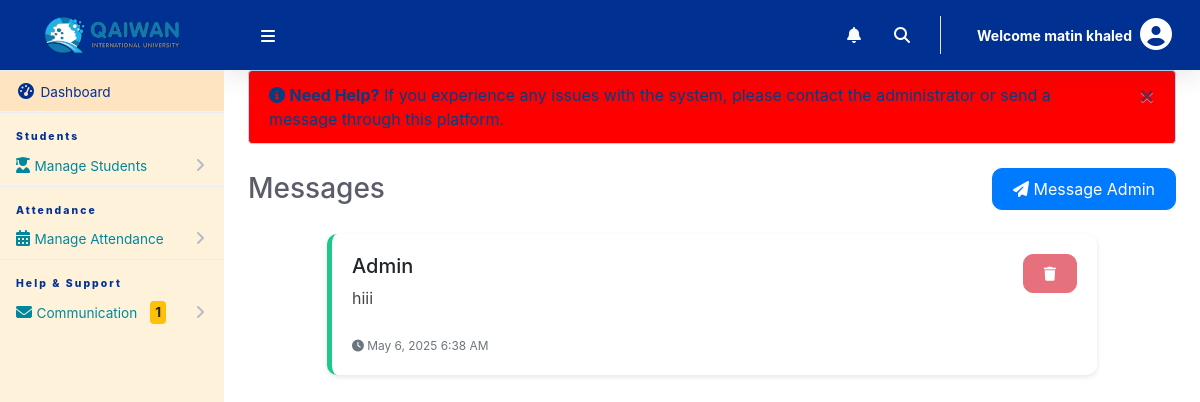
Screenshot of /ClassTeacher/viewMessages.php (signed in) with the database file from the repository.
### tables this page shows
CREATE TABLE `tblclassteacher` (
  `Id` int(11) NOT NULL,
  `firstName` varchar(255) NOT NULL,
  `lastName` varchar(255) NOT NULL,
  `emailAddress` varchar(255) NOT NULL,
  `password` varchar(255) NOT NULL,
  `phoneNo` varchar(50) NOT NULL,
  `classId` varchar(10) NOT NULL,
  `classArmId` varchar(10) NOT NULL,
  `dateCreated` varchar(50) NOT NULL,
  `status` tinyint(1) DEFAULT 1
);

CREATE TABLE `tblmessages` (
  `id` int(11) NOT NULL,
  `senderId` int(11) NOT NULL,
  `senderType` enum('admin','teacher') NOT NULL,
  `receiverId` int(11) NOT NULL,
  `receiverType` enum('admin','teacher') NOT NULL,
  `message` text NOT NULL,
  `isRead` tinyint(1) DEFAULT 0,
  `created_at` timestamp NOT NULL DEFAULT current_timestamp(),
  `deleted_by_teacher` tinyint(1) DEFAULT 0
);

### ClassTeacher/viewMessages.php (the view, shortened to what this page needs)
<?php
include '../Includes/dbcon.php';
$teacherId = $_SESSION['userId'];
$query = "SELECT m.*, m.id as messageId, m.isRead,
          CASE
            WHEN m.senderType = 'admin' THEN 'Admin'
            WHEN m.senderType = 'teacher' THEN 'You'
          END as senderName
          FROM tblmessages m
          WHERE (m.receiverId = ? AND m.receiverType = 'teacher')
          OR (m.senderId = ? AND m.senderType = 'teacher')
          ORDER BY m.created_at DESC";
$stmt = $conn->prepare($query);
$stmt->bind_param("ii", $teacherId, $teacherId);
$stmt->execute();
$result = $stmt->get_result();
?>
<!DOCTYPE html>
<html lang="en">
<head>
    <link href="../vendor/fontawesome-free/css/all.min.css" rel="stylesheet">
    <link href="../vendor/bootstrap/css/bootstrap.min.css" rel="stylesheet">
    <link href="css/ruang-admin.min.css" rel="stylesheet">
</head>
<body id="page-top">
    <div id="wrapper">
        <?php include "Includes/sidebar.php";?>
        <div id="content-wrapper" class="d-flex flex-column">
            <div id="content">
                <?php include "Includes/topbar.php";?>
                <div class="container-fluid">
                    <div class="alert alert-primary alert-dismissible fade show mb-4" role="alert" style="background-color: #FF0000FF; border-color: #b8daff; color: #004085;">
                        <i class="fas fa-info-circle" style="color: #004085;"></i>
                        <strong>Need Help?</strong> If you experience any issues with the system, please contact the administrator or send a message through this platform.
                        <button type="button" class="close" data-dismiss="alert" aria-label="Close">
                            <span aria-hidden="true">&times;</span>
                        </button>
                    </div>
                    <div class="d-sm-flex align-items-center justify-content-between mb-4">
                        <h1 class="h3 mb-0 text-gray-800">Messages</h1>
                        <button class="btn btn-primary" data-toggle="modal" data-target="#newMessageModal">
                            <i class="fas fa-paper-plane"></i> Message Admin
                        </button>
                    </div>
                    <div class="messages-container">
                        <?php if($result && $result->num_rows > 0): ?>
                            <?php while($row = $result->fetch_assoc()): ?>
                                <div class="message-card <?php echo $row['senderType'] == 'teacher' ? 'message-sent' : 'message-received'; ?>"
                                     data-message-id="<?php echo $row['messageId']; ?>">
                                    <div class="card-body">
                                        <div class="d-flex justify-content-between align-items-start">
                                            <div>
                                                <h5 class="card-title mb-1">
                                                    <?php echo htmlspecialchars($row['senderName']); ?>
                                                </h5>
                                                <div class="message-content mt-2">
                                                    <?php echo nl2br(htmlspecialchars($row['message'])); ?>
                                                </div>
                                            </div>
                                            <button class="btn btn-danger btn-sm delete-message" data-id="<?php echo $row['messageId']; ?>">
                                                <i class="fas fa-trash"></i>
                                            </button>
                                        </div>
                                        <div class="message-time mt-2">
                                            <small class="text-muted">
                                                <i class="fas fa-clock"></i>
                                                <?php echo date('F j, Y g:i A', strtotime($row['created_at'])); ?>
                                            </small>
                                        </div>
                                    </div>
                                </div>
                            <?php endwhile; ?>
                        <?php else: ?>
                            <div class="alert alert-info">No messages found</div>
                        <?php endif; ?>
                    </div>
                </div>
            </div>
        </div>
    </div>
</body>
</html>

### ClassTeacher/Includes/topbar.php (shortened to what this page needs)
<?php
  $query = "SELECT * FROM tblclassteacher WHERE Id = ".$_SESSION['userId']."";
  $rs = $conn->query($query);
  $rows = $rs->fetch_assoc();
  $fullName = $rows['firstName']." ".$rows['lastName'];
?>
<nav class="navbar navbar-expand navbar-light bg-primary topbar static-top d-flex align-items-center" style="background-color: #003092 !important; height: 70px;">
    <button id="sidebarToggleTop" class="btn btn-link rounded-circle mr-3">
        <i class="fa fa-bars text-white"></i>
    </button>
    <ul class="navbar-nav ml-auto">
        <li class="nav-item dropdown no-arrow mx-1">
            <a class="nav-link dropdown-toggle" href="#" id="alertsDropdown" role="button" data-toggle="dropdown" aria-haspopup="true" aria-expanded="false">
                <i class="fas fa-bell fa-fw"></i>
            </a>
        </li>
        <li class="nav-item dropdown no-arrow">
            <a class="nav-link dropdown-toggle" href="#" id="searchDropdown" role="button" data-toggle="dropdown" aria-haspopup="true" aria-expanded="false">
                <i class="fas fa-search fa-fw text-white"></i>
            </a>
        </li>
        <li class="nav-item dropdown no-arrow">
            <a class="nav-link dropdown-toggle" href="#" id="userDropdown" role="button" data-toggle="dropdown" aria-haspopup="true" aria-expanded="false">
                <span class="ml-2 d-none d-lg-inline text-white small mr-2">
                    <b>Welcome <?php echo $fullName;?></b>
                </span>
                <div class="profile-image-container">
                    <i class="fas fa-user-circle fa-2x text-white"></i>
                </div>
            </a>
        </li>
    </ul>
</nav>

### ClassTeacher/viewMessages.php (style rules this page uses)
.messages-container { max-width: 800px; margin: 20px auto; padding: 0 15px; }
.message-card { border-radius: 10px; margin-bottom: 20px; box-shadow: 0 2px 5px rgba(0,0,0,0.1); transition: transform 0.2s; }
.message-received { border-left: 5px solid #1cc88a; background: #ffffff; }
.card-body { padding: 20px; }
.message-content { color: #444; line-height: 1.6; margin: 15px 0; font-size: 1rem; }
.message-time { color: #858796; font-size: 0.85rem; margin-top: 10px; }
.delete-message { opacity: 0.7; transition: opacity 0.2s; }
.btn { border-radius: 10px; padding: 8px 20px; }

### rows the page displays
tblclassteacher: fullName "matin khaled"
tblmessages: senderName "Admin", message "hiii", created_at "May 6, 2025 6:38 AM"

### other values shown
$unreadCount "1"
